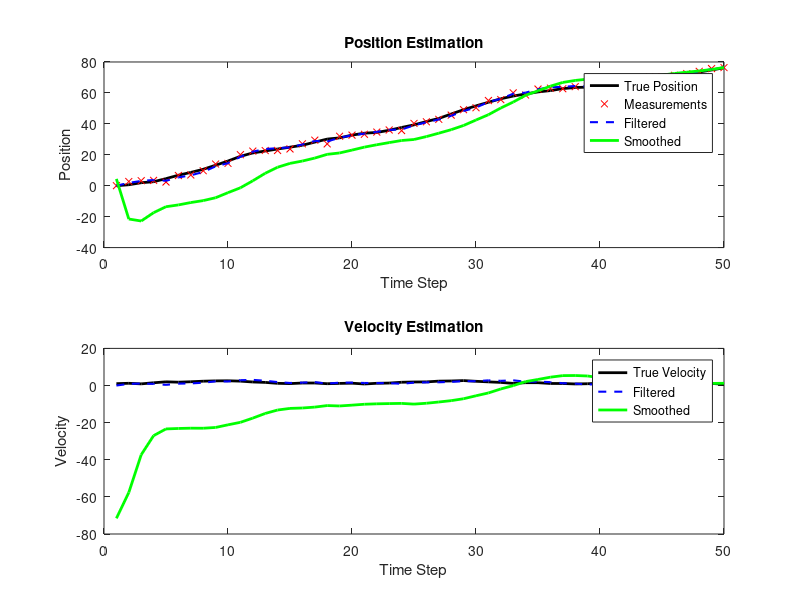

Here is the MATLAB script that generated this plot:
clear; clc; close all;

%% System Parameters
T = 1; % Sampling time
A = [1 T; 0 1]; % State transition matrix
H = [1 0]; % Measurement matrix
Q = [0.1 0; 0 0.1]; % Process noise covariance
R = 1; % Measurement noise covariance

% Initial state and covariance
x_true = [0; 1]; % True initial state [position; velocity]
x0 = [0; 0]; % Initial estimate
P0 = eye(2); % Initial covariance

% Simulation parameters
N = 50; % Number of time steps
w = mvnrnd([0; 0], Q, N)'; % Process noise
v = sqrt(R) * randn(1, N); % Measurement noise

%% Simulate System
x = zeros(2, N); % True states
y = zeros(1, N); % Observations
x(:,1) = x_true;

for k = 2:N
    x(:,k) = A * x(:,k-1) + w(:,k);
    y(k) = H * x(:,k) + v(k);
end

%% Forward Pass: Kalman Filter
x_f = zeros(2, N); % Filtered states
P_f = zeros(2, 2, N); % Filtered covariances

x_f(:,1) = x0;
P_f(:,:,1) = P0;

for k = 2:N
    % Prediction
    x_pred = A * x_f(:,k-1);
    P_pred = A * P_f(:,:,k-1) * A' + Q;
    
    % Update
    K = P_pred * H' / (H * P_pred * H' + R);
    x_f(:,k) = x_pred + K * (y(k) - H * x_pred);
    P_f(:,:,k) = (eye(2) - K * H) * P_pred;
end

%% Backward Pass: RTS Smoother
x_s = zeros(2, N); % Smoothed states
P_s = zeros(2, 2, N); % Smoothed covariances
x_s(:,N) = x_f(:,N);
P_s(:,:,N) = P_f(:,:,N);

for k = N-1:-1:1
    % Compute RTS smoother gain
    G = P_f(:,:,k) * A' / P_f(:,:,k+1);
    
    % RTS update
    x_s(:,k) = x_f(:,k) + G * (x_s(:,k+1) - A * x_f(:,k));
    P_s(:,:,k) = P_f(:,:,k) + G * (P_s(:,:,k+1) - P_f(:,:,k+1)) * G';
end

%% Plot Results
figure;
subplot(2,1,1);
plot(1:N, x(1,:), 'k', 'LineWidth', 2); hold on;
plot(1:N, y, 'rx', 'MarkerSize', 5);
plot(1:N, x_f(1,:), 'b--', 'LineWidth', 1.5);
plot(1:N, x_s(1,:), 'g', 'LineWidth', 2);
legend('True Position', 'Measurements', 'Filtered', 'Smoothed');
title('Position Estimation');
xlabel('Time Step');
ylabel('Position');

subplot(2,1,2);
plot(1:N, x(2,:), 'k', 'LineWidth', 2); hold on;
plot(1:N, x_f(2,:), 'b--', 'LineWidth', 1.5);
plot(1:N, x_s(2,:), 'g', 'LineWidth', 2);
legend('True Velocity', 'Filtered', 'Smoothed');
title('Velocity Estimation');
xlabel('Time Step');
ylabel('Velocity');
